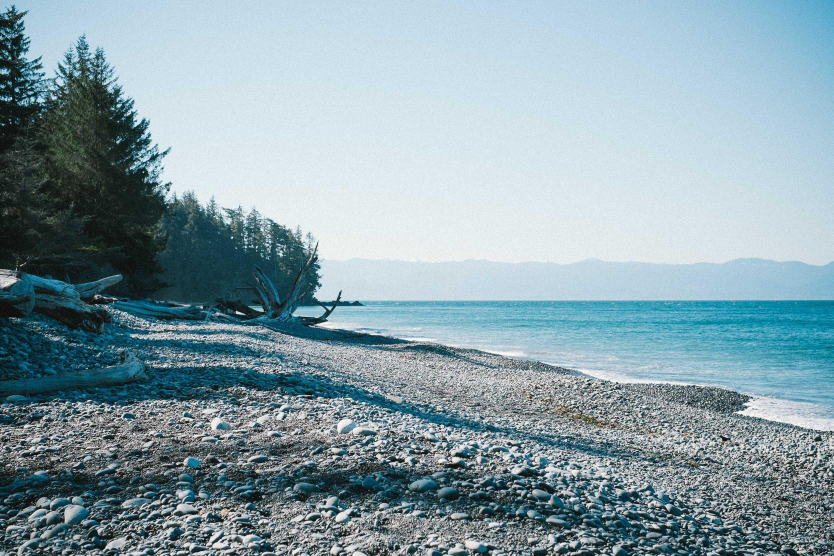
#> input picture week01/Images/13-2500x1667.jpg, 2500 x 1667 px (shown at 1/3 size); its folder holds only this picture in this run
$ jupyter execute --allow-errors homework1.ipynb
#> lines starting #> are read from the running program, lines starting #| are printed output that depends on the picture; long printed decimals are rounded
## Task 1

[cell 1]
import numpy as np
from PIL import Image
import matplotlib.pyplot as plt
import os

Create GrayScale Images

[cell 2]
path = 'Images/'
img_matrix = []
for i,file in enumerate(os.listdir(path)):
    img = Image.open(f'Images/{file}').convert('L')
    img = img.resize((2000,1000))
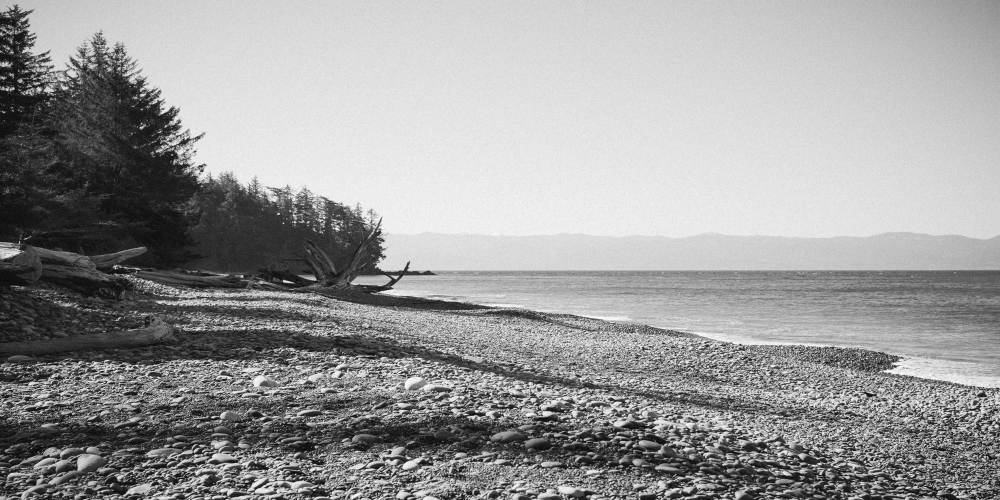
#> img: PIL image 2000x1000 L (shown at 1/2 size); min 0, max 255, mean 153.9
    img.save(f'GreyScale/image{i}.png')
    M = np.array(img, dtype = float).flatten()
    img_matrix.append(M)

Flatten

[cell 3]
X = np.vstack(img_matrix)

Moi hang dai dien cho mot buc anh, ma tran co 8 hang tuong duong voi 8 anh greyscale

Moi cot the hien gia tri cua do sang pixel, nam trong khoang tu 0 den 255. X\[i,j] tra ve do sang cua pixel thu j cua buc anh thu i

### Phép toán cơ bản. Tính vector trung bình theo cột, trừ trung bình (broadcasting); in shape trước/sau để minh họa quy tắc broadcasting

[cell 4]
mean = np.mean(X,0,float,keepdims=True)
print('Matrix X:')
print(X)
#> (printed output is left out)
print('Matrix Mean:')
print(mean)
#> (printed output is left out)
print('Matrix K -mean:')
K = X - mean
print(K)
#> (printed output is left out)

### Cosine similarity. Hoàn thiện hàm cosine_similarity(X, Y=None) cho batch (chuẩn hóa theo hàng, keepdims=True), trả về ma trận tương đồng.

[cell 5]
def cosine_similarity(X, Y = None):
    if Y is None:
        Y = X
    Xn = X/ np.linalg.norm(X, axis = 1, keepdims=True)
    Yn = Y/ np.linalg.norm(Y, axis = 1, keepdims=True)
    return Xn @ Yn.T

print('Cosine Similar Matrix:')
Cosine_matrix = cosine_similarity(X)
#> Cosine_matrix = [1]
print(f'Cosine Similar Shape{Cosine_matrix.shape}')
#| Cosine Similar Shape(1, 1)
print(Cosine_matrix)
#| [[1.]]

### Truy vấn. Viết hàm search(query, top_k=3) trả về top_k mục giống truy vấn nhất kèm điểm cosine.

[cell 6]
def search(query, top_k = 3):
#> called with query = array of shape (2000000,), top_k = 3
    if query.ndim == 1:
        query = query.reshape(1,-1)
        print('Reshape query')
    similar_matrix  = cosine_similarity(X, query)
#> similar_matrix = [1]
    score = similar_matrix.flatten()
#> score = [1]
    sort_matrix_idx = np.argsort(score)[::-1][:top_k+1]
#> sort_matrix_idx = [0]
    result = [(idx, score[idx]) for idx in sort_matrix_idx]
#> result = [(0, 1)]
    return result
print('Oder of score acording query:')
query_idx = 0
arr = search(X[query_idx],3)
#> arr = [(0, 1)]
print(f"Danh sach tuong dong so voi anh so {query_idx}:")
for (idx, score) in arr:
    print(f"Anh so: {idx}, diem: {score}")
#> this loop made 1 pass
#| Anh so: 0, diem: 1.000

### Nhận xét. Cặp nào giống nhau nhất, cặp nào khác biệt nhất? Kết quả có khớp trực giác không?

[cell 7]
upper_indices = np.triu_indices_from(Cosine_matrix, k=1)
#> upper_indices = (empty array, empty array)
scores = Cosine_matrix[upper_indices]
#> scores = empty array
#> (the rest of this cell did not finish here and is left out)

Nhan xet: Ket qua hoan toan khop voi truc giac

## Task 2

[cell 8]
import numpy as np
from PIL import Image
import matplotlib.pyplot as plt

### Biến đổi tuyến tính. Xây ma trận quay R(θ) và ma trận co giãn S; áp lên tọa độ điểm (hoặc một hình đơn giản) và vẽ trước/sau bằng Matplotlib

[cell 9]
def rotation_matrix(deg):
    theta = np.radians(deg)
    return np.array([[np.cos(theta), -np.sin(theta)],[np.sin(theta), np.cos(theta)]])

def scaling_matrix(sx,sy):
    return np.array([[sx,0],[0,sy]])

[cell 10]
M = np.array([[0, 2, 2, 0, 0],[0, 0, 2, 2, 0]])
R = M.T @ rotation_matrix(45)
S = M.T @ scaling_matrix(1.5,0.5)
plt.figure(figsize=(12,4))
plt.subplot(1,3,1)
R = R.T
S = S.T
plt.plot(M[0],M[1], 'b-o', label = 'Original')
plt.grid(True); plt.axis('equal'); plt.title('Origin')

plt.subplot(1,3,2)
plt.plot(R[0],R[1], 'r-o', label = 'Rotate')
plt.grid(True); plt.axis('equal'); plt.title('Rotate')

plt.subplot(1,3,3)
plt.plot(S[0],S[1], 'g-o', label = 'Scale')
plt.grid(True); plt.axis('equal'); plt.title('Scale')
plt.tight_layout()
plt.show()
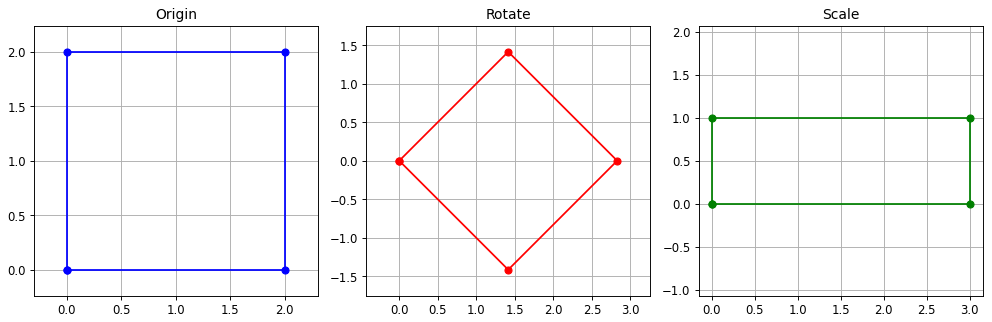
#> figure drawn by matplotlib, 3 panels

### Nén ảnh bằng SVD. Phân rã M = UΣV ⊤; giữ lại k giá trị kỳ dị lớn nhất (thử k = 5,20,50), tái tạo và hiển thị ảnh để so sánh.

[cell 11]
img = Image.open(f'GreyScale/image0.png')
img = img.resize((400,400))
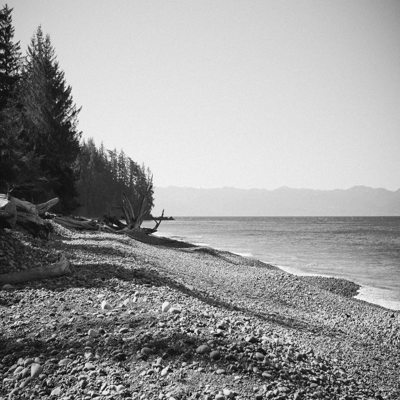
#> img: PIL image 400x400 L; min 7, max 255, mean 153.9
img.save(f'simple_picture.png')

X = np.array(img,dtype=float)
print(X.shape)
#| (400, 400)

U, S, Vt = np.linalg.svd(X, full_matrices=False)
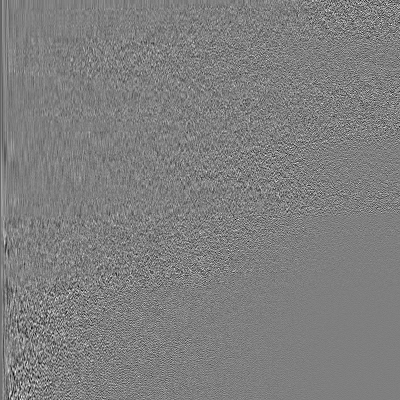
#> U: shape (400, 400) float64; min -0.319, max 0.32, mean -0.000132; drawn with min black and max white
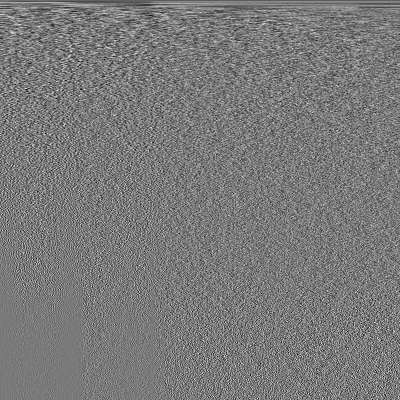
#> Vt: shape (400, 400) float64; min -0.231, max 0.251, mean -0.000132; drawn with min black and max white
#> S = 400 values, max 65242.4 at index 0, min 0.0921 at index 399, mean 565.2

def reconstruct(k):
    return (U[:, :k] * S[:k]) @ Vt[:k, :]

k_value = [5,20,50]
plt.figure(figsize=(17,5))
plt.subplot(1,4,1)
plt.imshow(X, cmap='gray')
plt.title(f"Original: 400x400")
plt.axis('off')

for i, k in enumerate(k_value, start=2):
    M_ = reconstruct(k)
    original = 400*400
    compress = k*(400 + 400 + 1)
    ratio = original/compress
    error = np.linalg.norm(X - M_, 'fro') / np.linalg.norm(M_, 'fro') * 100
    plt.subplot(1, 4, i)
    plt.imshow(M_, cmap='gray')
    plt.title(f"SVD with k: {k}, erro: {error:.4f}, ratio: {ratio:.2f}")
    plt.axis('off')
#> this loop made 3 passes
#> error on passes 1 to 3: 17.06, 12.74, 8.63
#> pass 1, `M_ = reconstruct(k)`:
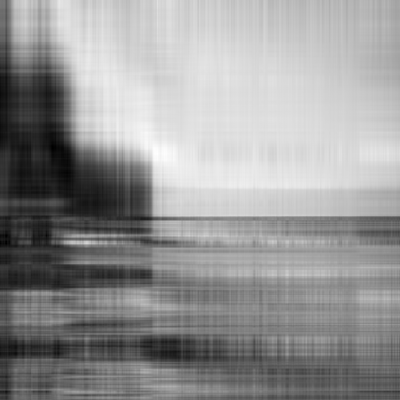
#> M_: shape (400, 400) float64; min 0.835, max 261.4, mean 153.9; drawn with min black and max white

### Đánh giá. Tính tỉ lệ nén và sai số tái tạo theo từng k; vẽ đồ thị sai số theo k

[cell 12]
all_k = np.arange(1, 100, 1)
error_list = []
for k in all_k:
    M_ = reconstruct(k)
    error = np.linalg.norm(X - M_, 'fro') / np.linalg.norm(X, 'fro') * 100
    error_list.append(error)
#> this loop made 99 passes
#> error on passes 1 to 12: 26.37, 20.84, 18.44, 17.54, 16.82, 16.29, 15.82, 15.48, 15.15, 14.85, 14.57, 14.31
#> pass 1, `M_ = reconstruct(k)`:
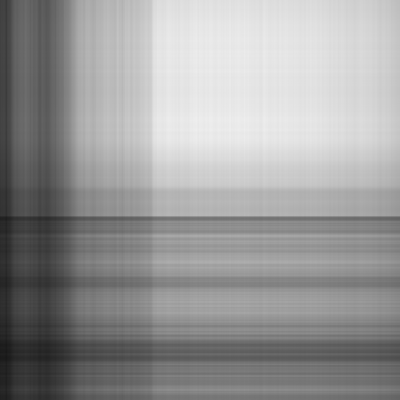
#> M_: shape (400, 400) float64; min 24.18, max 238.5, mean 153.7
#> pass 2, `M_ = reconstruct(k)`:
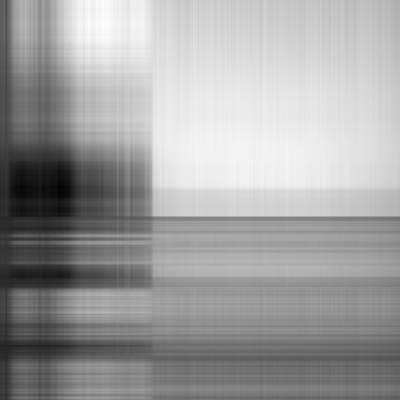
#> M_: shape (400, 400) float64; min -14.63, max 253.6, mean 153.7; drawn with min black and max white
#> pass 3, `M_ = reconstruct(k)`:
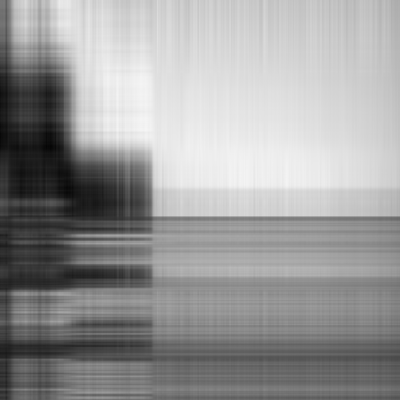
#> M_: shape (400, 400) float64; min 5.27, max 245.8, mean 153.9
#> after the loop, error_list = 99 values, max 26.37 at index 0, min 4.97 at index 98, mean 9.54

plt.figure(figsize=(9, 5))
plt.plot(all_k, error_list, color='crimson', linestyle='-', linewidth=2.5, label='Frobenius Error')
plt.xlabel('Số lượng giá trị kỳ dị k')
plt.ylabel('Sai số tái tạo (%)')
plt.title('ĐỒ THỊ SAI SỐ TÁI TẠO THEO K')
plt.grid(True, linestyle=':', alpha=0.6)
plt.legend()
plt.tight_layout()
plt.show()
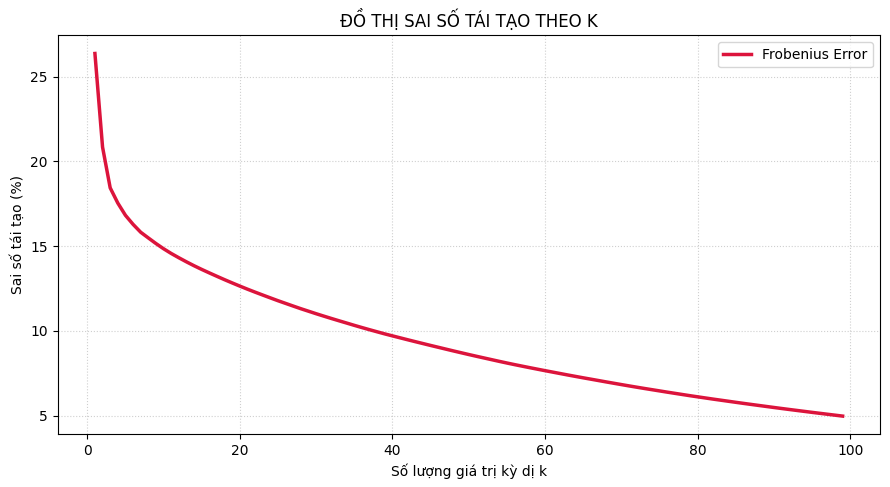
#> figure drawn by matplotlib, 1 panel; curve peaks at x = 1, y = 26.37

$ run again, on week01/Images/37-2000x1333.jpg
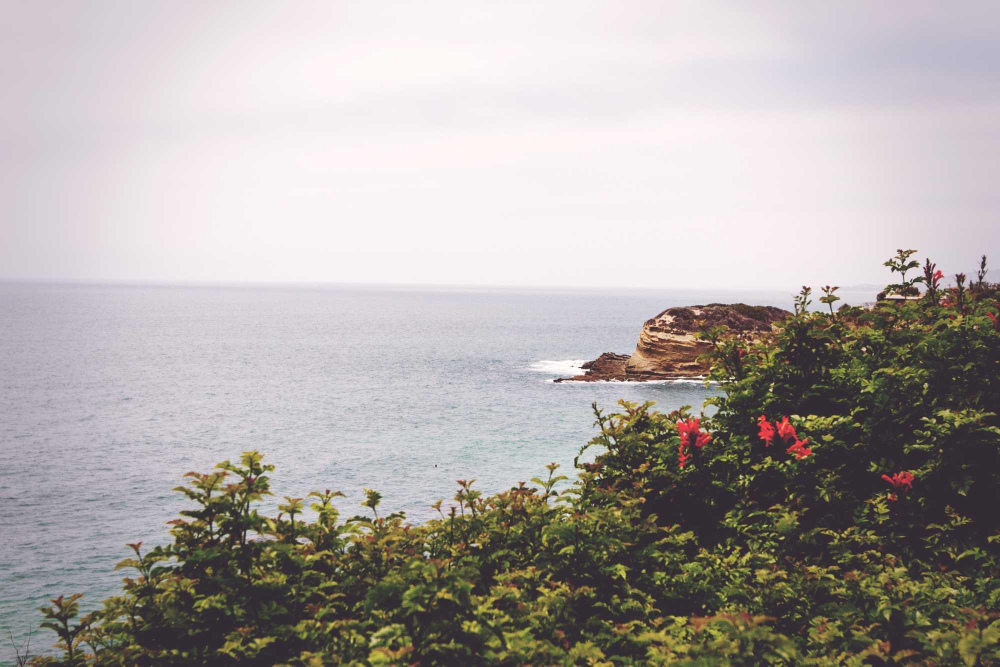
#> input picture week01/Images/37-2000x1333.jpg, 2000 x 1333 px (shown at 1/2 size)
#> (printed output is left out)
#> (printed output is left out)
#> (printed output is left out)
#> Cosine_matrix = [1]
#| Cosine Similar Shape(1, 1)
#| [[1.]]
#> sort_matrix_idx = [0]
#> result = [(0, 1)]
#> the loop `for (idx, score) in arr:` made 1 pass
#> (printed output is left out)
#> upper_indices = (empty array, empty array)
#> scores = empty array
#| (400, 400)
#> S = 400 values, max 72577.2 at index 0, min 7.11e-12 at index 364, mean 423.5
#> the loop `for i, k in enumerate(k_value, start=2):` made 3 passes
#> error on passes 1 to 3: 9.81, 6.79, 4.25
#> the loop `for k in all_k:` made 99 passes
#> error on passes 1 to 8: 18.9, 12.49, 10.95, 10.29, 9.76, 9.39, 9.09, 8.81
#> pass 1, `M_ = reconstruct(k)`:
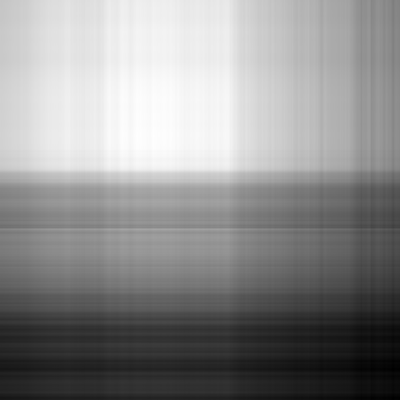
#> M_: shape (400, 400) float64; min 49.14, max 266.2, mean 170.2; drawn with min black and max white
#> after the loop `for k in all_k:`: error_list = 99 values, max 18.9 at index 0, min 2.17 at index 98, mean 4.95
#> `plt.show()`:
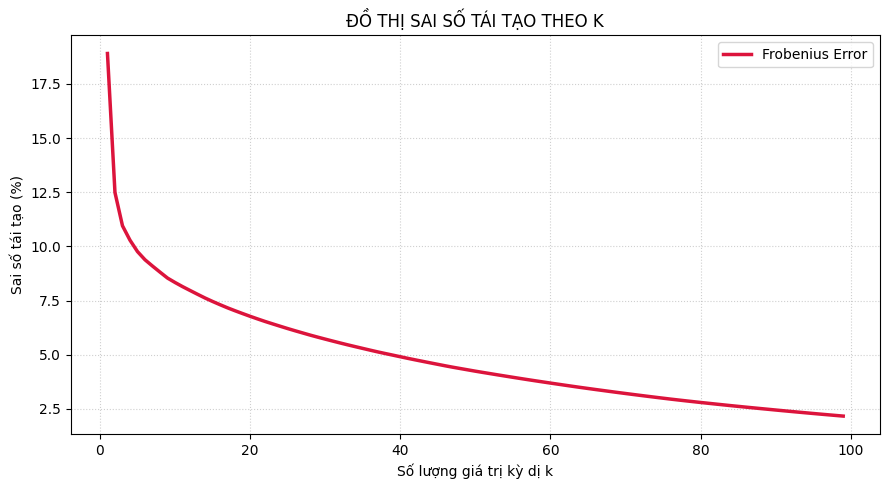
#> figure drawn by matplotlib, 1 panel; curve peaks at x = 1, y = 18.9

$ run again, on week01/Images/47-4272x2848.jpg
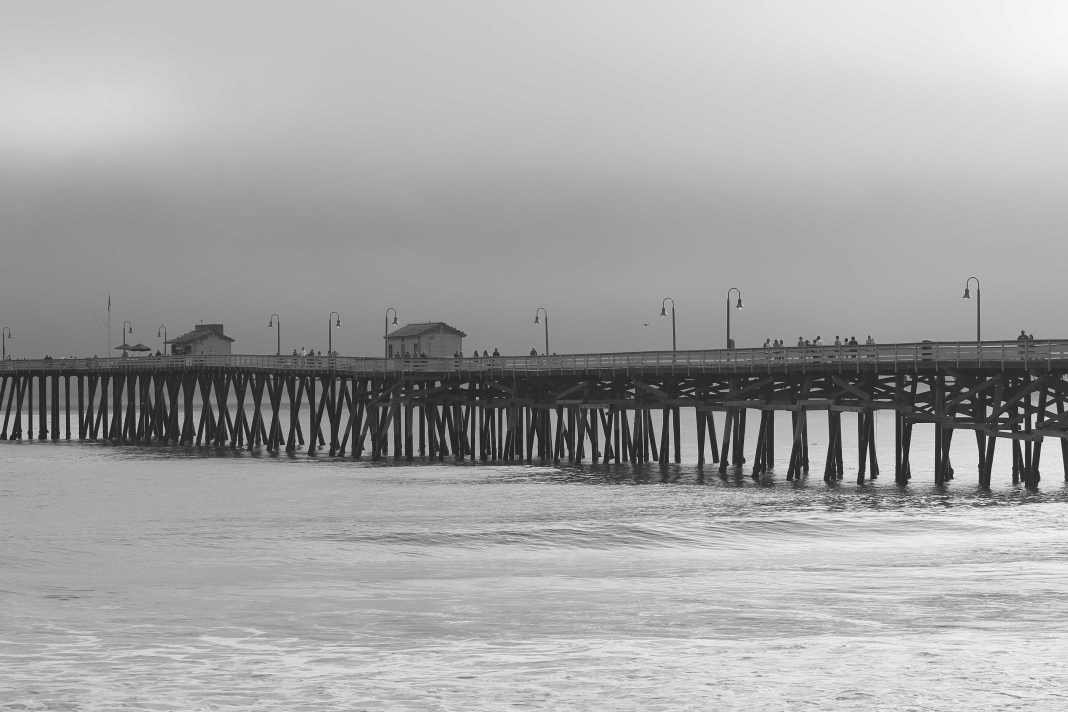
#> input picture week01/Images/47-4272x2848.jpg, 4272 x 2848 px (shown at 1/4 size)
#> (printed output is left out)
#> (printed output is left out)
#> (printed output is left out)
#> Cosine_matrix = [1]
#| Cosine Similar Shape(1, 1)
#| [[1.]]
#> sort_matrix_idx = [0]
#> result = [(0, 1)]
#> the loop `for (idx, score) in arr:` made 1 pass
#> (printed output is left out)
#> upper_indices = (empty array, empty array)
#> scores = empty array
#| (400, 400)
#> S = 400 values, max 68054.6 at index 0, min 0.0162 at index 399, mean 319.2
#> the loop `for i, k in enumerate(k_value, start=2):` made 3 passes
#> error on passes 1 to 3: 7.03, 4.12, 2.47
#> the loop `for k in all_k:` made 99 passes
#> error on passes 1 to 8: 12.66, 10.25, 8.76, 7.63, 7.01, 6.51, 6.18, 5.86
#> after the loop `for k in all_k:`: error_list = 99 values, max 12.66 at index 0, min 1.25 at index 98, mean 3.06
#> `plt.show()`:
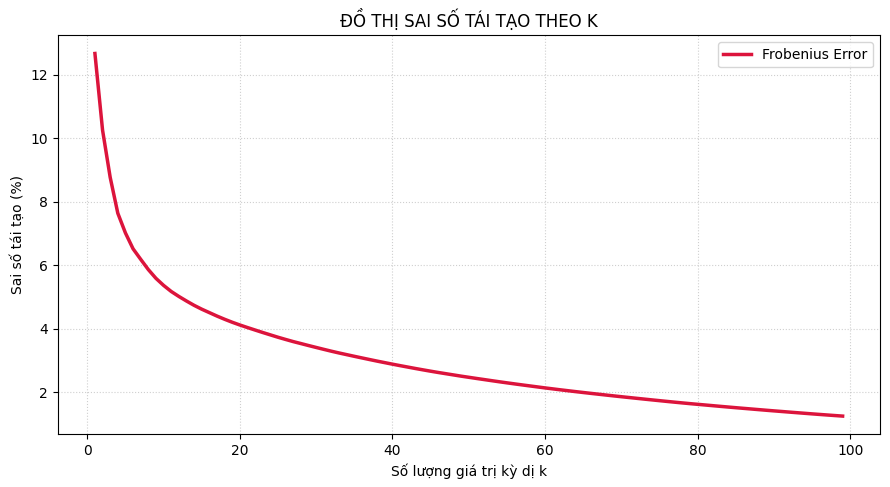
#> figure drawn by matplotlib, 1 panel; curve peaks at x = 1, y = 12.66
